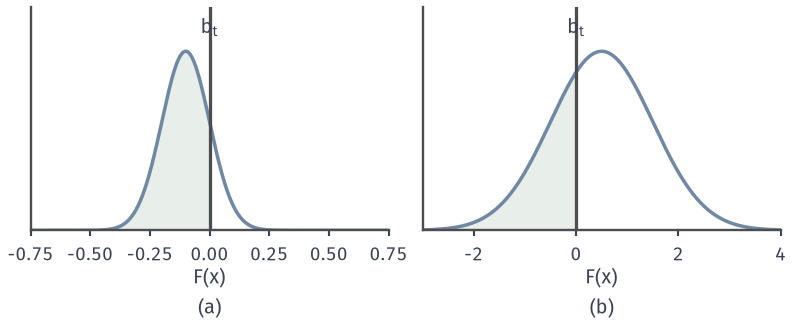

Python code for this plot:
from pathlib import Path
import sys
ROOT = next(p for p in Path(__file__).resolve().parents if (p/'build.sh').is_file() and (p/'tex/book.tex').is_file())
sys.path.insert(0, str(ROOT/'figures/05-optimization/05-stochastic-optimization/matplotlib/bo-common'))
from bo_common import *
# b=0；A: N(-0.1,0.1^2)；B: N(0.5,1)
b0=0.0; cand=[(-.1,.1,'候选 A',-.75,.75),(.5,1.,'候选 B',-3.,4.)]
fig,axs=figure(width_mm=112,height_mm=46,ncols=2)
for i,(ax,(m_,s_,nm,lo,hi)) in enumerate(zip(axs,cand)):
    v=np.linspace(lo,hi,500);p=np.exp(-.5*((v-m_)/s_)**2)/(s_*np.sqrt(2*np.pi))
    ax.fill_between(v[v<b0],0,p[v<b0],color=GREEN_FILL,lw=0)
    ax.plot(v,p,color=BLUE,lw=1.4);ax.axvline(b0,color=STROKE,lw=1.3)
    ax.text(b0,p.max()*1.08,'$b_t$',ha='center',va='bottom')
    ax.set_xlim(lo,hi);ax.set_ylim(0,p.max()*1.25);ax.set_yticks([])
    axes_style(ax,'$F(x)$',None);panel_label(ax,'(%s)'%'ab'[i],-.3)
FACTS={'A':[-.1,.1],'B':[.5,1.0],'b':0}
save(fig, Path(__file__).resolve().parent, 'figure', FACTS)
